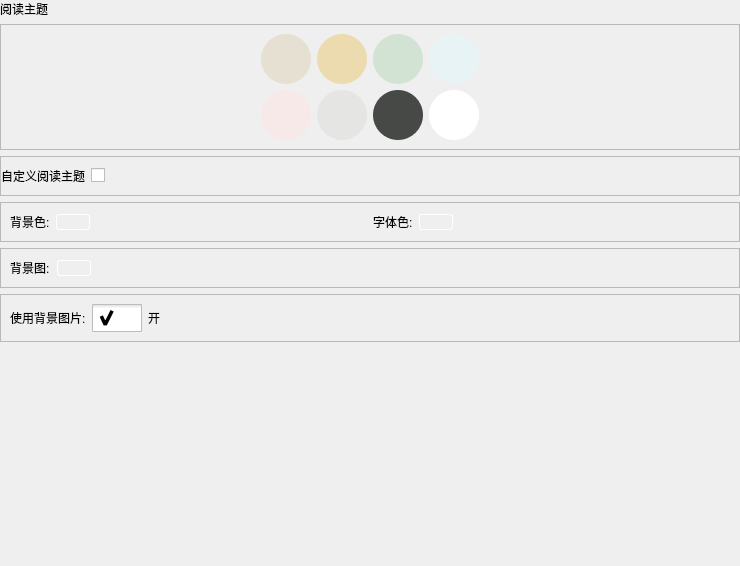
         <widget class="QWidget" name="scrollAreaWidgetContents_2">
          <property name="geometry">
           <rect>
            <x>0</x>
            <y>0</y>
            <width>740</width>
            <height>566</height>
           </rect>
          </property>
          <layout class="QVBoxLayout" name="verticalLayout_6">
           <property name="leftMargin">
            <number>0</number>
           </property>
           <property name="topMargin">
            <number>0</number>
           </property>
           <property name="rightMargin">
            <number>0</number>
           </property>
           <property name="bottomMargin">
            <number>0</number>
           </property>
           <item>
            <widget class="QLabel" name="label_7">
             <property name="text">
              <string>阅读主题</string>
             </property>
            </widget>
           </item>
           <item>
            <widget class="QFrame" name="frame_3">
             <property name="styleSheet">
              <string notr="true">QPushButton:checked{
image: url(:/ico/checked_1206678_easyicon.net.svg);
padding:8px;
border:1px solid red}</string>
             </property>
             <property name="frameShape">
              <enum>QFrame::StyledPanel</enum>
             </property>
             <property name="frameShadow">
              <enum>QFrame::Raised</enum>
             </property>
             <layout class="QHBoxLayout" name="horizontalLayout_3">
              <item>
               <spacer name="horizontalSpacer">
                <property name="orientation">
                 <enum>Qt::Horizontal</enum>
                </property>
                <property name="sizeType">
                 <enum>QSizePolicy::Fixed</enum>
                </property>
                <property name="sizeHint" stdset="0">
                 <size>
                  <width>50</width>
                  <height>20</height>
                 </size>
                </property>
               </spacer>
              </item>
              <item>
               <layout class="QGridLayout" name="gridLayout">
                <item row="0" column="0">
                 <widget class="QPushButton" name="t_1">
                  <property name="sizePolicy">
                   <sizepolicy hsizetype="Fixed" vsizetype="Fixed">
                    <horstretch>0</horstretch>
                    <verstretch>0</verstretch>
                   </sizepolicy>
                  </property>
                  <property name="maximumSize">
                   <size>
                    <width>50</width>
                    <height>50</height>
                   </size>
                  </property>
                  <property name="styleSheet">
                   <string notr="true">background-color:#E6E0D3;
border-radius: 25px;
width: 50px;
height:50px;
color:#575048</string>
                  </property>
                  <property name="text">
                   <string/>
                  </property>
                  <property name="checkable">
                   <bool>true</bool>
                  </property>
                 </widget>
                </item>
                <item row="0" column="1">
                 <widget class="QPushButton" name="t_2">
                  <property name="sizePolicy">
                   <sizepolicy hsizetype="Fixed" vsizetype="Fixed">
                    <horstretch>0</horstretch>
                    <verstretch>0</verstretch>
                   </sizepolicy>
                  </property>
                  <property name="styleSheet">
                   <string notr="true">background-color:#EBDBAE;
border-radius: 25px;
width: 50px;
height:50px;
color:#49423A</string>
                  </property>
                  <property name="text">
                   <string/>
                  </property>
                  <property name="checkable">
                   <bool>true</bool>
                  </property>
                 </widget>
                </item>
                <item row="0" column="2">
                 <widget class="QPushButton" name="t_3">
                  <property name="sizePolicy">
                   <sizepolicy hsizetype="Fixed" vsizetype="Fixed">
                    <horstretch>0</horstretch>
                    <verstretch>0</verstretch>
                   </sizepolicy>
                  </property>
                  <property name="styleSheet">
                   <string notr="true">background-color:#D3E3D3;
border-radius: 25px;
width: 50px;
height:50px;
color:#49423A</string>
                  </property>
                  <property name="text">
                   <string/>
                  </property>
                  <property name="checkable">
                   <bool>true</bool>
                  </property>
                 </widget>
                </item>
                <item row="0" column="3">
                 <widget class="QPushButton" name="t_4">
                  <property name="sizePolicy">
                   <sizepolicy hsizetype="Fixed" vsizetype="Fixed">
                    <horstretch>0</horstretch>
                    <verstretch>0</verstretch>
                   </sizepolicy>
                  </property>
                  <property name="styleSheet">
                   <string notr="true">background-color:#E8F3F5;
border-radius: 25px;
width: 50px;
height:50px;
color:#49423A</string>
                  </property>
                  <property name="text">
                   <string/>
                  </property>
                  <property name="checkable">
                   <bool>true</bool>
                  </property>
                 </widget>
                </item>
                <item row="1" column="0">
                 <widget class="QPushButton" name="t_5">
                  <property name="sizePolicy">
                   <sizepolicy hsizetype="Fixed" vsizetype="Fixed">
                    <horstretch>0</horstretch>
                    <verstretch>0</verstretch>
                   </sizepolicy>
                  </property>
                  <property name="styleSheet">
                   <string notr="true">background-color:#F7E9E8;
border-radius: 25px;
width: 50px;
height:50px;
color:#49423A</string>
                  </property>
                  <property name="text">
                   <string/>
                  </property>
                  <property name="checkable">
                   <bool>true</bool>
                  </property>
                 </widget>
                </item>
                <item row="1" column="1">
                 <widget class="QPushButton" name="t_6">
                  <property name="sizePolicy">
                   <sizepolicy hsizetype="Fixed" vsizetype="Fixed">
                    <horstretch>0</horstretch>
                    <verstretch>0</verstretch>
                   </sizepolicy>
                  </property>
                  <property name="styleSheet">
                   <string notr="true">background-color:#E5E5E4;
border-radius: 25px;
width: 50px;
height:50px;
color:#49423A</string>
                  </property>
                  <property name="text">
                   <string/>
                  </property>
                  <property name="checkable">
                   <bool>true</bool>
                  </property>
                 </widget>
                </item>
                <item row="1" column="2">
                 <widget class="QPushButton" name="t_dark">
                  <property name="sizePolicy">
                   <sizepolicy hsizetype="Fixed" vsizetype="Fixed">
                    <horstretch>0</horstretch>
                    <verstretch>0</verstretch>
                   </sizepolicy>
                  </property>
                  <property name="styleSheet">
                   <string notr="true">background-color:#474947;
border-radius: 25px;
width: 50px;
height:50px</string>
                  </property>
                  <property name="text">
                   <string/>
                  </property>
                  <property name="checkable">
                   <bool>true</bool>
                  </property>
                 </widget>
                </item>
                <item row="1" column="3">
                 <widget class="QPushButton" name="t_8">
                  <property name="sizePolicy">
                   <sizepolicy hsizetype="Fixed" vsizetype="Fixed">
                    <horstretch>0</horstretch>
                    <verstretch>0</verstretch>
                   </sizepolicy>
                  </property>
                  <property name="styleSheet">
                   <string notr="true">background-color:#FFFFFF;
border-radius: 25px;
width: 50px;
height:50px;
color:#49423A</string>
                  </property>
                  <property name="text">
                   <string/>
                  </property>
                  <property name="checkable">
                   <bool>true</bool>
                  </property>
                 </widget>
                </item>
               </layout>
              </item>
              <item>
               <spacer name="horizontalSpacer_2">
                <property name="orientation">
                 <enum>Qt::Horizontal</enum>
                </property>
                <property name="sizeType">
                 <enum>QSizePolicy::Fixed</enum>
                </property>
                <property name="sizeHint" stdset="0">
                 <size>
                  <width>50</width>
                  <height>20</height>
                 </size>
                </property>
               </spacer>
              </item>
             </layout>
            </widget>
           </item>
           <item>
            <widget class="QFrame" name="frame_5">
             <property name="frameShape">
              <enum>QFrame::StyledPanel</enum>
             </property>
             <property name="frameShadow">
              <enum>QFrame::Raised</enum>
             </property>
             <layout class="QHBoxLayout" name="horizontalLayout_5">
              <property name="leftMargin">
               <number>0</number>
              </property>
              <item>
               <widget class="QLabel" name="label_12">
                <property name="text">
                 <string>自定义阅读主题</string>
                </property>
               </widget>
              </item>
              <item>
               <widget class="QCheckBox" name="checkBox_2">
                <property name="cursor">
                 <cursorShape>PointingHandCursor</cursorShape>
                </property>
                <property name="text">
                 <string/>
                </property>
               </widget>
              </item>
              <item>
               <spacer name="horizontalSpacer_5">
                <property name="orientation">
                 <enum>Qt::Horizontal</enum>
                </property>
                <property name="sizeHint" stdset="0">
                 <size>
                  <width>40</width>
                  <height>20</height>
                 </size>
                </property>
               </spacer>
              </item>
             </layout>
            </widget>
           </item>
           <item>
            <widget class="QFrame" name="frame_4">
             <property name="cursor">
              <cursorShape>ArrowCursor</cursorShape>
             </property>
             <property name="frameShape">
              <enum>QFrame::StyledPanel</enum>
             </property>
             <property name="frameShadow">
              <enum>QFrame::Raised</enum>
             </property>
             <layout class="QHBoxLayout" name="horizontalLayout_4">
              <item>
               <widget class="QLabel" name="label_10">
                <property name="text">
                 <string>背景色:</string>
                </property>
               </widget>
              </item>
              <item>
               <widget class="QPushButton" name="pushButton_4">
                <property name="cursor">
                 <cursorShape>PointingHandCursor</cursorShape>
                </property>
                <property name="styleSheet">
                 <string notr="true">QPushButton{border:1px solid white;border-radius:3px}
QPushButton:hover{border:1px solid #CC295F;border-radius:3px}</string>
                </property>
                <property name="text">
                 <string/>
                </property>
               </widget>
              </item>
              <item>
               <spacer name="horizontalSpacer_4">
                <property name="orientation">
                 <enum>Qt::Horizontal</enum>
                </property>
                <property name="sizeHint" stdset="0">
                 <size>
                  <width>40</width>
                  <height>20</height>
                 </size>
                </property>
               </spacer>
              </item>
              <item>
               <widget class="QLabel" name="label_11">
                <property name="text">
                 <string>字体色:</string>
                </property>
               </widget>
              </item>
              <item>
               <widget class="QPushButton" name="pushButton_5">
                <property name="cursor">
                 <cursorShape>PointingHandCursor</cursorShape>
                </property>
                <property name="styleSheet">
                 <string notr="true">QPushButton{border:1px solid white;border-radius:3px}
QPushButton:hover{border:1px solid #CC295F;border-radius:3px}</string>
                </property>
                <property name="text">
                 <string/>
                </property>
               </widget>
              </item>
              <item>
               <spacer name="horizontalSpacer_3">
                <property name="orientation">
                 <enum>Qt::Horizontal</enum>
                </property>
                <property name="sizeHint" stdset="0">
                 <size>
                  <width>40</width>
                  <height>20</height>
                 </size>
                </property>
               </spacer>
              </item>
             </layout>
            </widget>
           </item>
           <item>
            <widget class="QFrame" name="frame_11">
             <property name="frameShape">
              <enum>QFrame::StyledPanel</enum>
             </property>
             <property name="frameShadow">
              <enum>QFrame::Raised</enum>
             </property>
             <layout class="QHBoxLayout" name="horizontalLayout_11">
              <property name="spacing">
               <number>0</number>
              </property>
              <item>
               <widget class="QLabel" name="label_13">
                <property name="text">
                 <string>背景图:</string>
                </property>
               </widget>
              </item>
              <item>
               <spacer name="horizontalSpacer_7">
                <property name="orientation">
                 <enum>Qt::Horizontal</enum>
                </property>
                <property name="sizeType">
                 <enum>QSizePolicy::Fixed</enum>
                </property>
                <property name="sizeHint" stdset="0">
                 <size>
                  <width>7</width>
                  <height>20</height>
                 </size>
                </property>
               </spacer>
              </item>
              <item>
               <widget class="QPushButton" name="background_button">
                <property name="cursor">
                 <cursorShape>PointingHandCursor</cursorShape>
                </property>
                <property name="styleSheet">
                 <string notr="true">QPushButton{border:1px solid white;border-radius:3px}
QPushButton:hover{border:1px solid #CC295F;border-radius:3px}</string>
                </property>
                <property name="text">
                 <string/>
                </property>
               </widget>
              </item>
              <item>
               <widget class="QPushButton" name="his_button">
                <property name="cursor">
                 <cursorShape>PointingHandCursor</cursorShape>
                </property>
                <property name="styleSheet">
                 <string notr="true">QPushButton{border:none}
QPushButton:hover{background-color:  rgba(217, 217, 217, 120)}
</string>
                </property>
                <property name="text">
                 <string/>
                </property>
                <property name="icon">
                 <iconset resource="../sources/sources.qrc">
                  <normaloff>:/ico/省略号.svg</normaloff>:/ico/省略号.svg</iconset>
                </property>
               </widget>
              </item>
              <item>
               <spacer name="horizontalSpacer_6">
                <property name="orientation">
                 <enum>Qt::Horizontal</enum>
                </property>
                <property name="sizeHint" stdset="0">
                 <size>
                  <width>40</width>
                  <height>20</height>
                 </size>
                </property>
               </spacer>
              </item>
             </layout>
            </widget>
           </item>
           <item>
            <widget class="QFrame" name="frame_14">
             <property name="frameShape">
              <enum>QFrame::StyledPanel</enum>
             </property>
             <property name="frameShadow">
              <enum>QFrame::Raised</enum>
             </property>
             <layout class="QHBoxLayout" name="horizontalLayout_14">
              <item>
               <widget class="QLabel" name="label_15">
                <property name="text">
                 <string>使用背景图片:</string>
                </property>
               </widget>
              </item>
              <item>
               <widget class="QCheckBox" name="use_image_checkbox">
                <property name="styleSheet">
                 <string notr="true">
QCheckBox::indicator{
    width: 50px;
    height: 28px;
}

QCheckBox::indicator:unchecked{
    image:url(:/ico/开关-关.svg);
}

QCheckBox::indicator:checked{
    image:url(:/ico/开关-开.svg);
}
</string>
                </property>
                <property name="text">
                 <string>开</string>
                </property>
                <property name="iconSize">
                 <size>
                  <width>30</width>
                  <height>30</height>
                 </size>
                </property>
                <property name="checkable">
                 <bool>true</bool>
                </property>
                <property name="checked">
                 <bool>true</bool>
                </property>
               </widget>
              </item>
              <item>
               <spacer name="horizontalSpacer_10">
                <property name="orientation">
                 <enum>Qt::Horizontal</enum>
                </property>
                <property name="sizeHint" stdset="0">
                 <size>
                  <width>40</width>
                  <height>20</height>
                 </size>
                </property>
               </spacer>
              </item>
             </layout>
            </widget>
           </item>
           <item>
            <spacer name="verticalSpacer_2">
             <property name="orientation">
              <enum>Qt::Vertical</enum>
             </property>
             <property name="sizeHint" stdset="0">
              <size>
               <width>20</width>
               <height>40</height>
              </size>
             </property>
            </spacer>
           </item>
          </layout>
         </widget>
